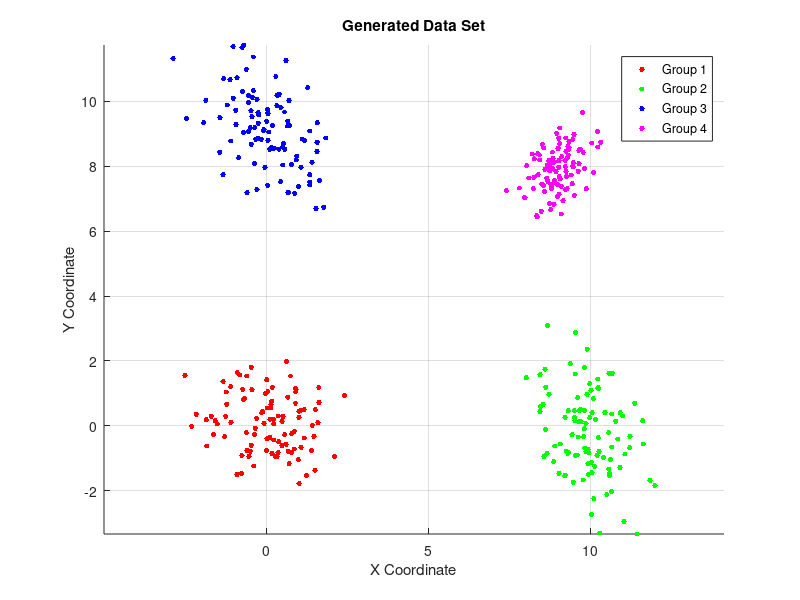

Reproduce this figure in MATLAB. (Note: this script raises an error after producing the figure.)
% Clustering Algorithms Course - Homework 1 - Exercise 4
% MSc DSIT, 2023-2024
% Konstantinos Giatras
clc, clearvars, close all

% Set the random seed for reproducibility
randn('seed', 0);

% Define the means for each of the 4 distributions
md = [0 0; 10 0; 0 9; 9 8];

% Define the covariance matrices for each distribution
S(:, :, 1) = eye(2); % Identity matrix for the 1st distribution
S(:, :, 2) = [1 -0.2; -0.2 1.5]; % Covariance matrix for the 2nd distribution
S(:, :, 3) = [1 -0.4; -0.4 1.1]; % Covariance matrix for the 3rd distribution
S(:, :, 4) = [0.3 0.2; 0.2 0.5]; % Covariance matrix for the 4th distribution

% Number of points to generate for each distribution
n_points = 100 * ones(1, 4);

% Initialize the array to hold all the points and the labels
X = [];
labels = [];

% Generate the points for each distribution and concatenate them
for i = 1:4
    X_temp = mvnrnd(md(i, :), S(:, :, i), n_points(i));
    X = [X; X_temp]; % Do not transpose, keep it as 400x2
    labels = [labels; i * ones(n_points(i), 1)]; % Create labels
end

% Plot the dataset
figure, hold on;
colors = ['r', 'g', 'b', 'm']; % Define the colors for each group
markers = ['.', '.', '.', '.']; % Define the markers for each group
for i = 1:4
    plot(X(labels==i,1), X(labels==i,2), [colors(i) markers(i)], 'MarkerSize', 12);
end
% Set the axis to be equal and add grid
axis equal;
grid on;
% Add title and labels to the plot
title('Generated Data Set');
xlabel('X Coordinate');
ylabel('Y Coordinate');
% Add a legend
legend('Group 1', 'Group 2', 'Group 3', 'Group 4');
% Hold off to prevent further plotting on the same figure
hold off;

X = X';  % Make it an lxN matrix to prepare it as input for the k-means algorithm

% Clustering of the data with k-means
% For each m we perform s=100 different runs, with different initializations
N = size(X, 2); % Total number of data points
J_tot = [];
for m = 2:15
    J_temp = [];
    for s = 1:100
        te = randperm(N);
        theta_ini = X(:, te(1:m));
        theta = theta_ini;
        [theta, bel, J] = k_means(X, theta);
        J_temp = [J_temp J];
    end
    J = mean(J_temp);
    J_tot = [J_tot J];
end

% Plot J_tot to see how the cost function varies with the number of clusters
figure;
plot(2:15, J_tot, '-o');
title('Average Cost Function J for Different Numbers of Clusters (Elbow Curve)');
xlabel('Number of Clusters');
ylabel('Average Cost Function J');
grid on;

% Run k-means for the best clustering m=4
m = 4; % Best number of clusters determined from the elbow curve
J_temp = [];
% Initialize bel_temp as an empty matrix to store the labels from each run
bel_temp = [];
for s = 1:50
    te = randperm(N);
    theta_ini = X(:, te(1:m)); % Initial centroids
    theta = theta_ini;
    [theta, bel, J] = k_means(X, theta); % Run k-means
    J_temp = [J_temp J];
    bel_temp = [bel_temp; reshape(bel, 1, N)]; % Reshape bel to be a row vector and concatenate it to bel_temp
end
% Find the run with the minimum cost function J
[J_min, pos] = min(J_temp);
bel_best = bel_temp(pos, :); % Extract the best set of labels corresponding to the minimum J

% Visualize the best clustering result
figure, hold on;
colors = ['r', 'g', 'b', 'm']; % Colors for each cluster
cluster_handles = zeros(1, m); % Handles for the clusters for use in the legend
centroid_handle = []; % Handle for the centroids for use in the legend
% Plot clusters
for i = 1:m
    cluster_points = X(:, bel_best == i);
    cluster_handles(i) = plot(cluster_points(1, :), cluster_points(2, :), [colors(i) '.'], 'MarkerSize', 12);
end
% Plot centroids
centroid_handle = plot(theta(1, :), theta(2, :), 'kx', 'MarkerSize', 15, 'LineWidth', 2);
% Create legend
legend_handles = [cluster_handles centroid_handle]; % Combine cluster and centroid handles
legend(legend_handles, {'Cluster 1', 'Cluster 2', 'Cluster 3', 'Cluster 4', 'Centroids'});
title(sprintf('Best K-means Clustering Result for m = %d Clusters', m));
xlabel('X Coordinate');
ylabel('Y Coordinate');
axis equal;
grid on;
hold off;